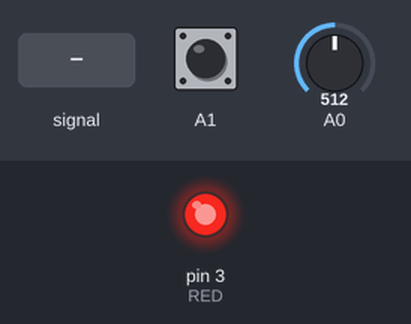
This sketch was run on a simulated Arduino Uno, built with avr-gcc and run on an emulated ATmega328P. Shown: output pins drawn as LEDs (lit = HIGH). The test bench sets the inputs (shaded band); at power-on: A0 = 512, A1 HIGH.

Above: at 1.2 s.
1.3 s: A0 fed a 200 Hz sine of ±255 counts around its level
At 1.84 s:
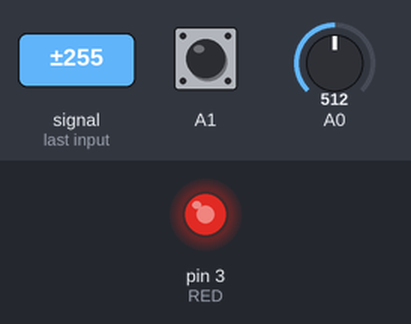
4.3 s: A0 set to 900
At 4.9 s:
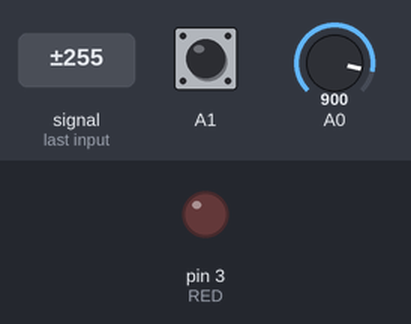
Timing chart, 0 to 7.3 s (numbered marks = the images above; inputs shaded):
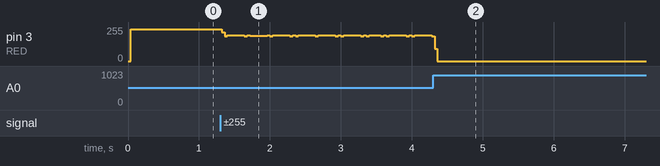

The sketch:

thermoprinter_voltage_check.ino
```cpp
// Verkabelung:
//
//     ------------
//  5V |1   Ö   14| GND
//     |2       13| V BATT
//     |3       12| RASPI HIGH/LOW
//     |4       11|
//     |5       10|
// LED |6        9|
//     |7        8|
//     ------------

#include <Arduino.h>
#include "SoftwareSerial.h"

#define RED 3

#define V_LEER 3800 //zellenspannung Raspi aus
#define V_LAST 3500 //zellenspannung in betrieb

void setup() {

  // rote LED
  pinMode(RED, OUTPUT);

  // spannung der batt
  pinMode(A0, INPUT);

  //LOW or HIGH vom Raspi, zeigt an ob Raspi läuft oder nicht
  pinMode(A1, INPUT);
}

void loop() {
  double sensorValue = analogRead(A0);
  double voltage = map(sensorValue, 0, 1023, 0, 5000);

  // wenn raspi AUS dann muss die spannung unter V_LEER sein um zu leuchten
  if (!digitalRead(A1) && voltage < V_LEER) {
    digitalWrite(RED, HIGH);
  }
  else {
    digitalWrite(RED, LOW);
  }

  // wenn raspi EIN dann muss die spannung unter V_LAST sein um zu leuchten
  if (digitalRead(A1) && voltage < V_LAST) {
    digitalWrite(RED, HIGH);
  }
  else {
    digitalWrite(RED, LOW);
  }
}
```
